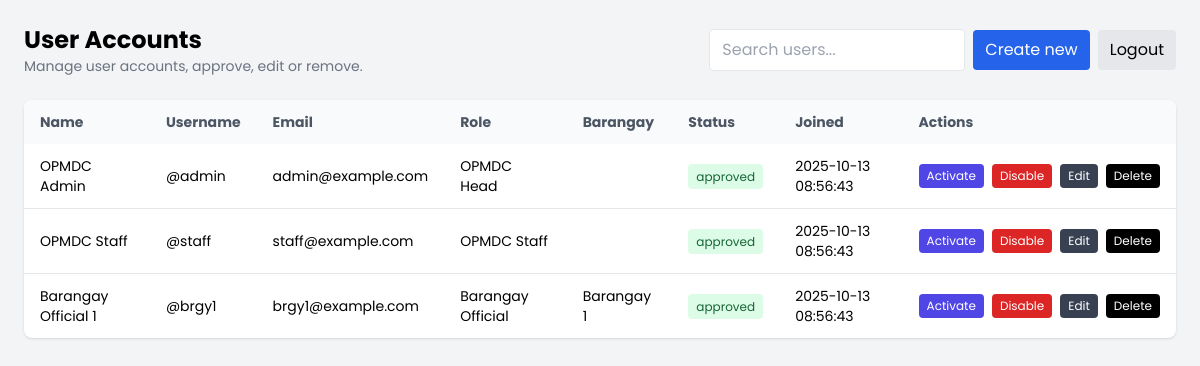
Page /admin.php on the earlier database version.
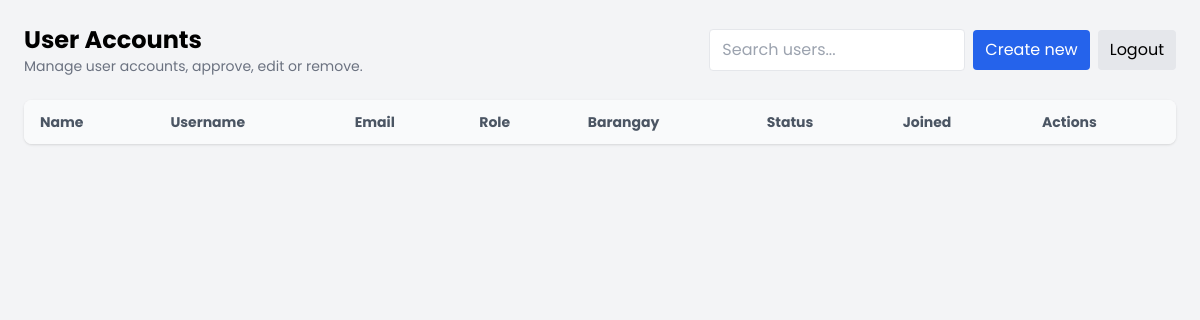
Same page on the later database version.
### tables this page shows
CREATE TABLE users (
  id INT AUTO_INCREMENT PRIMARY KEY,
  username VARCHAR(100) NOT NULL UNIQUE,
  email VARCHAR(255) NOT NULL UNIQUE,
  password VARCHAR(255) NOT NULL,
  name VARCHAR(255) NOT NULL,
  role ENUM('Barangay Official','OPMDC Staff','OPMDC Head','Admin') NOT NULL DEFAULT 'OPMDC Staff',
  barangayName VARCHAR(255) DEFAULT NULL,
  status ENUM('pending','approved','active','disabled') NOT NULL DEFAULT 'approved',
  created_at TIMESTAMP DEFAULT CURRENT_TIMESTAMP
);

### admin.php (the view, shortened to what this page needs)
<?php
$mysqli = require __DIR__ . '/db.php';
$errors = [];
$users = [];
$sql = "SELECT id, username, email, name, role, barangayName, status, created_at FROM users ORDER BY created_at DESC";
if ($result = $mysqli->query($sql)) {
    while ($row = $result->fetch_assoc()) {
        $users[] = $row;
    }
} else {
    $errors[] = 'Failed to fetch users.';
}
?>
<!doctype html>
<html lang="en">
<head>
  <script src="https://cdn.tailwindcss.com"></script>
</head>
<body class="bg-gray-100 min-h-screen p-6">
  <div class="max-w-6xl mx-auto">
    <div class="flex flex-col sm:flex-row sm:items-center sm:justify-between gap-4 mb-6">
      <div>
        <h1 class="text-2xl font-bold">User Accounts</h1>
        <p class="text-sm text-gray-500">Manage user accounts, approve, edit or remove.</p>
      </div>
      <div class="flex gap-2 items-center">
        <input id="searchBox" type="text" placeholder="Search users..." class="px-3 py-2 border rounded w-64" />
        <a href="register.php" class="px-3 py-2 bg-blue-600 text-white rounded">Create new</a>
  <a href="login.html" class="px-3 py-2 bg-gray-200 rounded">Logout</a>
      </div>
    </div>
    <div class="bg-white shadow rounded-lg overflow-hidden">
      <table id="usersTable" class="min-w-full table-auto">
        <thead class="bg-gray-50">
          <tr class="text-left text-sm text-gray-600">
            <th class="px-4 py-3">Name</th>
            <th class="px-4 py-3">Username</th>
            <th class="px-4 py-3">Email</th>
            <th class="px-4 py-3">Role</th>
            <th class="px-4 py-3">Barangay</th>
            <th class="px-4 py-3">Status</th>
            <th class="px-4 py-3">Joined</th>
            <th class="px-4 py-3">Actions</th>
          </tr>
        </thead>
        <tbody class="text-sm divide-y">
          <?php foreach ($users as $u): ?>
            <tr>
              <td class="px-4 py-3"><?= htmlspecialchars($u['name']) ?></td>
              <td class="px-4 py-3">@<?= htmlspecialchars($u['username']) ?></td>
              <td class="px-4 py-3"><?= htmlspecialchars($u['email']) ?></td>
              <td class="px-4 py-3"><?= htmlspecialchars($u['role']) ?></td>
              <td class="px-4 py-3"><?= htmlspecialchars($u['barangayName']) ?></td>
              <td class="px-4 py-3"><span class="px-2 py-1 rounded text-xs <?= $u['status'] === 'approved' || $u['status'] === 'active' ? 'bg-green-100 text-green-800' : ($u['status'] === 'pending' ? 'bg-yellow-100 text-yellow-800' : 'bg-red-100 text-red-800') ?>"><?= htmlspecialchars($u['status']) ?></span></td>
              <td class="px-4 py-3"><?= htmlspecialchars($u['created_at']) ?></td>
              <td class="px-4 py-3">
                <div class="flex gap-2">
                  <?php if ($u['status'] !== 'active' && $u['status'] !== 'disabled'): ?>
                    <form method="post" action="admin_actions.php" class="inline">
                      <button class="px-2 py-1 bg-indigo-600 text-white rounded text-xs">Activate</button>
                    </form>
                  <?php endif; ?>
                  <?php if ($u['status'] !== 'disabled'): ?>
                    <form method="post" action="admin_actions.php" class="inline">
                      <button class="px-2 py-1 bg-red-600 text-white rounded text-xs">Disable</button>
                    </form>
                  <?php endif; ?>
                  <form method="get" action="admin_edit.php" class="inline">
                    <button class="px-2 py-1 bg-gray-700 text-white rounded text-xs">Edit</button>
                  </form>
                  <form method="post" action="admin_actions.php" class="inline" onsubmit="return confirm('Delete this user?');">
                    <button class="px-2 py-1 bg-black text-white rounded text-xs">Delete</button>
                  </form>
                </div>
              </td>
            </tr>
          <?php endforeach; ?>
        </tbody>
      </table>
    </div>
  </div>
</body>
</html>

### admin.php (style rules this page uses)
body { font-family:'Poppins',sans-serif }

Differences in the rows shown:
removed users: name "OPMDC Admin", username "admin", email "admin@example.com", role "OPMDC Head", status "approved", created_at "2025-10-13 08:56:43"
removed users: name "OPMDC Staff", username "staff", email "staff@example.com", role "OPMDC Staff", status "approved", created_at "2025-10-13 08:56:43"
removed users: name "Barangay Official 1", username "brgy1", email "brgy1@example.com", role "Barangay Official", barangayName "Barangay 1", status "approved", created_at "2025-10-13 08:56:43"
